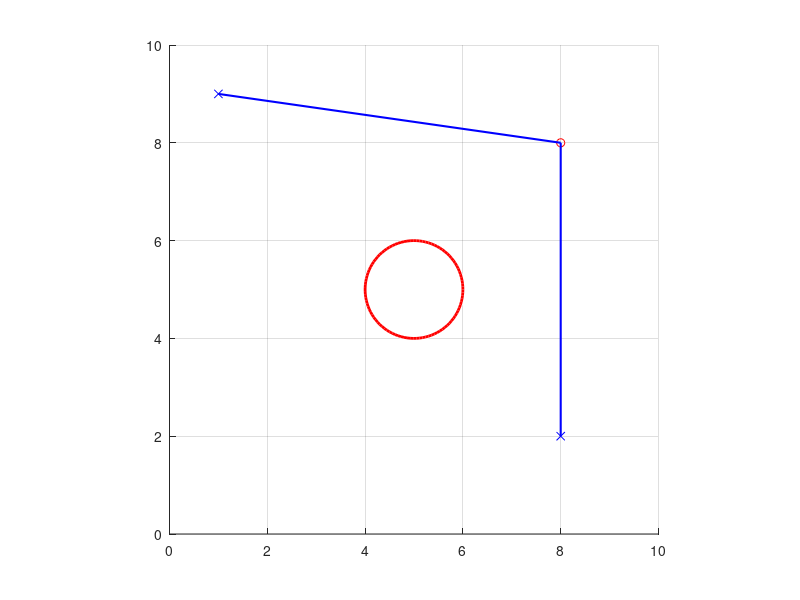

Write MATLAB code to recreate this figure. (Note: this script raises an error after producing the figure.)
clear all;
close all;
pkg load optim;
pkg load image;

% Initial Situation

A = [1 9];
B = [8 2];
P = [8 8];

figure(1);
center = [5 5];
radius = 1;
xlim([0, 10]);
ylim([0, 10]);
grid on
axis square;

viscircles(center, radius, 'Color', 'r');
hold on
plot(A(1), A(2), 'x', 'Color', 'b');
plot(B(1), B(2), 'x', 'Color', 'b');
plot(P(1), P(2), 'o', 'Color', 'r');
plot([A(1) P(1)], [A(2) P(2)], 'Color', 'b', 'LineWidth', 1.5);
plot([P(1) B(1)], [P(2) B(2)], 'Color', 'b', 'LineWidth', 1.5);

% Optimisation Process

Lb = [0; 0];
Ub = [10; 10];
x0 = P;

objective = @(x) objective_min(x, A, B);
constr = @(x) constraints(x, A, B, center, radius);

options = optimset('Display', 'iter', 'TolX', 1*exp(-6), 'TolFun', 1*exp(-6), 'MaxIter', 100, 'MaxFunEvals', 300);
x = fmincon(@(x)objective, x0, [], [], [], [], Lb, Ub, @(x)constr, options);


% Functions

function f = objective_max(x, A, B) 
    f = norm(A-x) + norm(x-B);
    f = -f;
end

function f = objective_min(x, A, B)
    f = norm(A-x) + norm(x-B);
end

function [g h] = constraints(x, A, B, center, radius)
    M = [A ; x ; B]; % Segments matrix
    n = 0:0.01:1; % Discretize
    for i=1:length(M)-1 % for all segments
        for j=1:length(n) % for all points discretize on those segments
            Xi = M(i,:) + n(j)*(M(i+1,:) - M(i,:));
            dist(j,1) = norm(Xi-center);
        end
        g(i)= radius - min(dist(:,1));
    end

    h=[];
end



